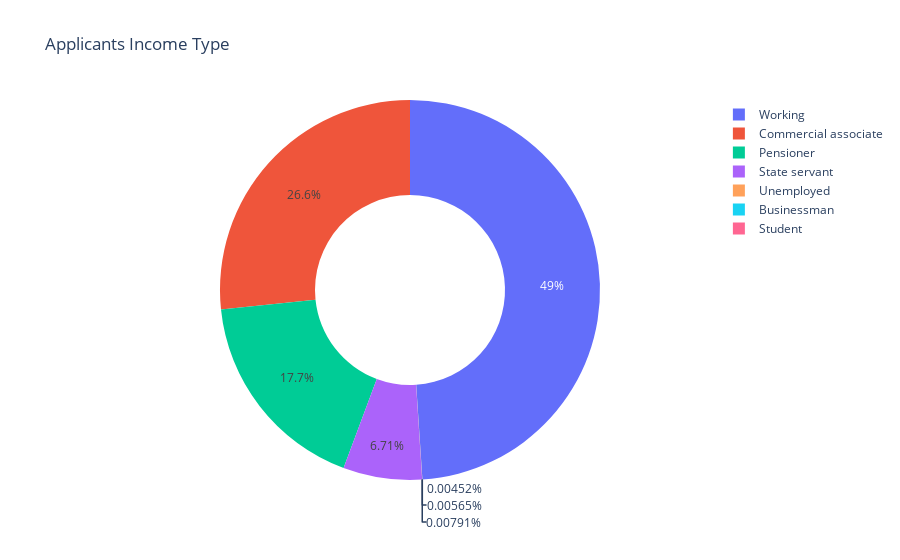

Write notebook code for a chart like this one.
### Code cell
#Education of the applicants
temp = two_columns_df["NAME_INCOME_TYPE"].value_counts()

df = pd.DataFrame({'labels': temp.index,
                   'values': temp.values})

fig = px.pie(df, names='labels', values='values', title='Applicants Income Type', hole=0.5)
fig.show()

### Figure 1 — Plotly figure (JSON) as saved in the notebook; plotly's stock layout.template omitted (floating-point values rounded to 4 significant figures)
{"data": [{"domain": {"x": [0, 1], "y": [0, 1]}, "hole": 0.5, "hovertemplate": "labels=%{label}<br>value=%{value}<extra></extra>", "labels": ["Working", "Commercial associate", "Pensioner", "State servant", "Unemployed", "Businessman", "Student"], "legendgroup": "", "name": "", "showlegend": true, "values": [43333, 23577, 15645, 5936, 7, 5, 4], "type": "pie"}], "layout": {"legend": {"tracegroupgap": 0}, "title": {"text": "Applicants Income Type"}}}
